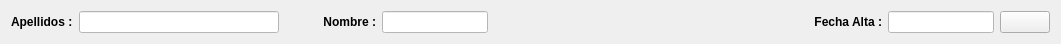
       <widget class="QWidget" name="layoutWidget">
        <property name="geometry">
         <rect>
          <x>57</x>
          <y>118</y>
          <width>1061</width>
          <height>40</height>
         </rect>
        </property>
        <layout class="QGridLayout" name="gridLayout_3">
         <item row="0" column="4">
          <widget class="QLineEdit" name="EditNomb">
           <property name="sizePolicy">
            <sizepolicy hsizetype="Expanding" vsizetype="Fixed">
             <horstretch>0</horstretch>
             <verstretch>0</verstretch>
            </sizepolicy>
           </property>
           <property name="maximumSize">
            <size>
             <width>110</width>
             <height>16777215</height>
            </size>
           </property>
           <property name="styleSheet">
            <string notr="true">background-color: rgb(255, 255, 255);</string>
           </property>
          </widget>
         </item>
         <item row="0" column="0">
          <widget class="QLabel" name="Apell">
           <property name="sizePolicy">
            <sizepolicy hsizetype="Fixed" vsizetype="Preferred">
             <horstretch>0</horstretch>
             <verstretch>0</verstretch>
            </sizepolicy>
           </property>
           <property name="font">
            <font>
             <weight>75</weight>
             <bold>true</bold>
            </font>
           </property>
           <property name="text">
            <string>Apellidos :</string>
           </property>
           <property name="alignment">
            <set>Qt::AlignLeading|Qt::AlignLeft|Qt::AlignVCenter</set>
           </property>
          </widget>
         </item>
         <item row="0" column="1">
          <widget class="QLineEdit" name="EditApell">
           <property name="sizePolicy">
            <sizepolicy hsizetype="Expanding" vsizetype="Fixed">
             <horstretch>0</horstretch>
             <verstretch>0</verstretch>
            </sizepolicy>
           </property>
           <property name="minimumSize">
            <size>
             <width>200</width>
             <height>0</height>
            </size>
           </property>
           <property name="maximumSize">
            <size>
             <width>100</width>
             <height>16777215</height>
            </size>
           </property>
           <property name="styleSheet">
            <string notr="true">background-color: rgb(255, 255, 255);</string>
           </property>
          </widget>
         </item>
         <item row="0" column="8">
          <widget class="QLabel" name="lbl_FechaAlta">
           <property name="sizePolicy">
            <sizepolicy hsizetype="Fixed" vsizetype="Preferred">
             <horstretch>0</horstretch>
             <verstretch>0</verstretch>
            </sizepolicy>
           </property>
           <property name="text">
            <string>&lt;html&gt;&lt;head/&gt;&lt;body&gt;&lt;p&gt;&lt;span style=&quot; font-weight:600;&quot;&gt;Fecha Alta :&lt;/span&gt;&lt;/p&gt;&lt;/body&gt;&lt;/html&gt;</string>
           </property>
           <property name="alignment">
            <set>Qt::AlignRight|Qt::AlignTrailing|Qt::AlignVCenter</set>
           </property>
          </widget>
         </item>
         <item row="0" column="11">
          <widget class="QPushButton" name="btnCalendar">
           <property name="sizePolicy">
            <sizepolicy hsizetype="Fixed" vsizetype="Fixed">
             <horstretch>0</horstretch>
             <verstretch>0</verstretch>
            </sizepolicy>
           </property>
           <property name="minimumSize">
            <size>
             <width>50</width>
             <height>0</height>
            </size>
           </property>
           <property name="text">
            <string/>
           </property>
           <property name="icon">
            <iconset>
             <normaloff>img/calendar-512.jpg</normaloff>img/calendar-512.jpg</iconset>
           </property>
           <property name="iconSize">
            <size>
             <width>30</width>
             <height>30</height>
            </size>
           </property>
          </widget>
         </item>
         <item row="0" column="10">
          <widget class="QLineEdit" name="editClialta">
           <property name="sizePolicy">
            <sizepolicy hsizetype="Expanding" vsizetype="Fixed">
             <horstretch>0</horstretch>
             <verstretch>0</verstretch>
            </sizepolicy>
           </property>
           <property name="maximumSize">
            <size>
             <width>110</width>
             <height>16777215</height>
            </size>
           </property>
           <property name="styleSheet">
            <string notr="true">background-color: rgb(255, 255, 255);</string>
           </property>
           <property name="text">
            <string/>
           </property>
          </widget>
         </item>
         <item row="0" column="3">
          <widget class="QLabel" name="label">
           <property name="sizePolicy">
            <sizepolicy hsizetype="Fixed" vsizetype="Preferred">
             <horstretch>0</horstretch>
             <verstretch>0</verstretch>
            </sizepolicy>
           </property>
           <property name="font">
            <font>
             <weight>75</weight>
             <bold>true</bold>
            </font>
           </property>
           <property name="text">
            <string>Nombre :</string>
           </property>
           <property name="alignment">
            <set>Qt::AlignRight|Qt::AlignTrailing|Qt::AlignVCenter</set>
           </property>
          </widget>
         </item>
         <item row="0" column="5">
          <spacer name="horizontalSpacer_4">
           <property name="orientation">
            <enum>Qt::Horizontal</enum>
           </property>
           <property name="sizeType">
            <enum>QSizePolicy::Fixed</enum>
           </property>
           <property name="sizeHint" stdset="0">
            <size>
             <width>320</width>
             <height>20</height>
            </size>
           </property>
          </spacer>
         </item>
         <item row="0" column="2">
          <spacer name="horizontalSpacer_9">
           <property name="orientation">
            <enum>Qt::Horizontal</enum>
           </property>
           <property name="sizeHint" stdset="0">
            <size>
             <width>40</width>
             <height>20</height>
            </size>
           </property>
          </spacer>
         </item>
        </layout>
       </widget>
